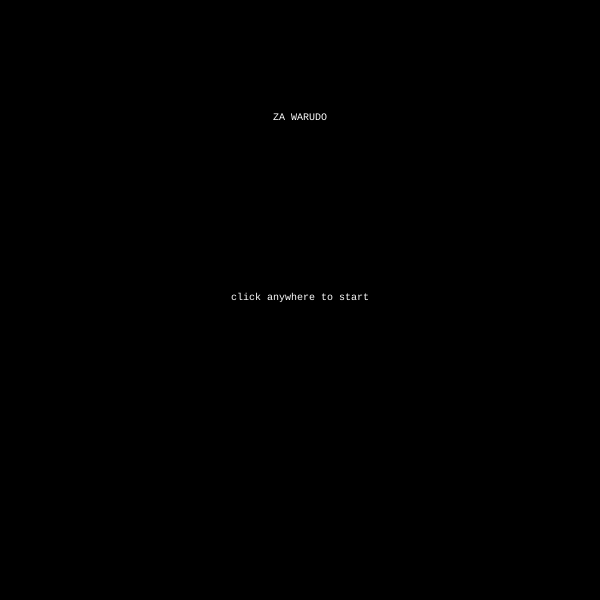
Frame 1 (no input)
Frame 60 (no input): identical to frame 1, image omitted
Frame 120 (the mouse pressed at the canvas centre since frame 60): identical to frame 1, image omitted

The p5.js sketch that drew this single still picture (run headless with seeded random() and noise() and a simulated clock; from frame 60 on, the mouse is pressed at the canvas centre):

// p5.js sketch
// ── sketch.js
'use strict';


let state = 'title';
let cnv;
let points = 0;
let w = 600;
let h = 600;
let player;
let coin;



function setup(){
  cnv = createCanvas(w,h);
  textFont('monospace');
  player = new Player();
  coin = new Coin();
}

function draw(){


  switch(state){
    case 'title':
      title();
      cnv.mouseClicked(titleMouseClicked);
      break;
    case 'level 1':
      level1();
      cnv.mouseClicked(level1MouseClicked);
      break;
      case 'YOU WIN':
        youWin();
        cnv.mouseClicked(youWinMouseClicked);
        break;
      default:
      break;
  }



}


function keyPressed(){
  if (keyCode == LEFT_ARROW) {
    player.direction = 'left';
  }else if (keyCode == RIGHT_ARROW) {
    player.direction = 'right';
  }else if (keyCode == UP_ARROW) {
    player.direction = 'up';
  }else if (keyCode == DOWN_ARROW) {
    player.direction = 'down';
  }else if ( key = ' ') {
    player.direction = 'still';
  }
}

function title(){
  background(0);
  textSize(10);
  fill(255);
  textAlign(CENTER);
  text('ZA WARUDO',w/2,h/5);
  text('click anywhere to start',width/2,h/2);
  textSize(10);

}

function titleMouseClicked(){

    console.log('canvas is clicked on title page');
    state = 'level 1';

}

function level1(){
  background(50,150,200);
  text('DIO!',0,height - 50);
  textSize(30);
  text('ORA ORA ORAs:' + points,0,height - 10);
  textSize(30);
  player.display();
  player.move();
  coin.display();
  coin.move();





}

function level1MouseClicked(){
  points++;
  if(points >= 10){
    state = 'YOU WIN';
  }
}



function youWin(){
  background(255,50,80);
  textSize(80);
  stroke(255);
  text('ROADA ROLLA DA',100,100);
  text('click anywhere to re-start',70,300);
  textSize(10);
}

function youWinMouseClicked(){
  state = 'level 1';
  points = 0;
}

// ── coins.js
class Coin {
  constructor() {

    this.r = 50;

    this.x = random(w);
    this.y = 0 - this.r;




  }


display(){
  rect(this.x, this.y,this.r, this.r);
}
  move(){
    this.y++;
  }
}

// ── player.js
class Player {
  constructor() {
    this.r = 60;
    this.x = w/2;
    this.y = h - this.r;
    this.direction = 'still';
    this.speed = 2;
  }

display(){
  rect(this.x, this.y,this.r, this.r );
}

move(){
  switch (this.direction) {
  case 'still':
    //dont move anything

    break;
  case 'up':
    //decrease y position
    this.y -= this.speed;
    break;
  case 'down':
    //increase y position
    this.y += this.speed;
    break;
  case 'right':
    //increase x positon
    this.x += this.speed;

    break;
  case 'left':
    //decrease x position
    this.x -= this.speed;
    break;
  default:
    break;
  }




}
}
